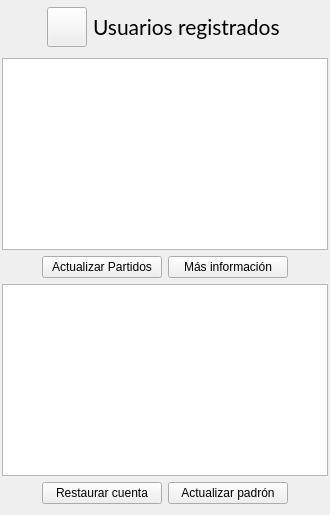
        <widget class="QWidget" name="page">
         <layout class="QVBoxLayout" name="verticalLayout_10">
          <property name="leftMargin">
           <number>2</number>
          </property>
          <property name="topMargin">
           <number>2</number>
          </property>
          <property name="rightMargin">
           <number>2</number>
          </property>
          <item>
           <widget class="QWidget" name="barraVerUsuarios" native="true">
            <layout class="QHBoxLayout" name="horizontalLayout_14">
             <property name="leftMargin">
              <number>5</number>
             </property>
             <property name="topMargin">
              <number>5</number>
             </property>
             <property name="rightMargin">
              <number>5</number>
             </property>
             <property name="bottomMargin">
              <number>5</number>
             </property>
             <item>
              <spacer name="horizontalSpacer_31">
               <property name="orientation">
                <enum>Qt::Horizontal</enum>
               </property>
               <property name="sizeType">
                <enum>QSizePolicy::Fixed</enum>
               </property>
               <property name="sizeHint" stdset="0">
                <size>
                 <width>40</width>
                 <height>20</height>
                </size>
               </property>
              </spacer>
             </item>
             <item>
              <widget class="QPushButton" name="AdmIcono_5">
               <property name="minimumSize">
                <size>
                 <width>40</width>
                 <height>40</height>
                </size>
               </property>
               <property name="maximumSize">
                <size>
                 <width>50</width>
                 <height>50</height>
                </size>
               </property>
               <property name="text">
                <string/>
               </property>
              </widget>
             </item>
             <item>
              <widget class="QLabel" name="label_8">
               <property name="font">
                <font>
                 <family>Lato</family>
                 <pointsize>16</pointsize>
                </font>
               </property>
               <property name="text">
                <string>Usuarios registrados</string>
               </property>
              </widget>
             </item>
             <item>
              <spacer name="horizontalSpacer_24">
               <property name="orientation">
                <enum>Qt::Horizontal</enum>
               </property>
               <property name="sizeHint" stdset="0">
                <size>
                 <width>40</width>
                 <height>20</height>
                </size>
               </property>
              </spacer>
             </item>
            </layout>
           </widget>
          </item>
          <item>
           <layout class="QHBoxLayout" name="horizontalLayout_15">
            <item>
             <widget class="QTableView" name="tableView_2"/>
            </item>
           </layout>
          </item>
          <item>
           <layout class="QHBoxLayout" name="horizontalLayout_16">
            <item>
             <spacer name="horizontalSpacer_25">
              <property name="orientation">
               <enum>Qt::Horizontal</enum>
              </property>
              <property name="sizeHint" stdset="0">
               <size>
                <width>40</width>
                <height>20</height>
               </size>
              </property>
             </spacer>
            </item>
            <item>
             <widget class="QPushButton" name="botonActualizarPartidos">
              <property name="minimumSize">
               <size>
                <width>120</width>
                <height>0</height>
               </size>
              </property>
              <property name="text">
               <string>Actualizar Partidos</string>
              </property>
             </widget>
            </item>
            <item>
             <widget class="QPushButton" name="botonMasInfo">
              <property name="minimumSize">
               <size>
                <width>120</width>
                <height>0</height>
               </size>
              </property>
              <property name="text">
               <string>Más información</string>
              </property>
             </widget>
            </item>
            <item>
             <spacer name="horizontalSpacer_29">
              <property name="orientation">
               <enum>Qt::Horizontal</enum>
              </property>
              <property name="sizeType">
               <enum>QSizePolicy::Fixed</enum>
              </property>
              <property name="sizeHint" stdset="0">
               <size>
                <width>40</width>
                <height>20</height>
               </size>
              </property>
             </spacer>
            </item>
           </layout>
          </item>
          <item>
           <layout class="QHBoxLayout" name="horizontalLayout_17">
            <item>
             <widget class="QTableView" name="tableView_3"/>
            </item>
           </layout>
          </item>
          <item>
           <layout class="QHBoxLayout" name="horizontalLayout_18">
            <item>
             <spacer name="horizontalSpacer_26">
              <property name="orientation">
               <enum>Qt::Horizontal</enum>
              </property>
              <property name="sizeHint" stdset="0">
               <size>
                <width>40</width>
                <height>20</height>
               </size>
              </property>
             </spacer>
            </item>
            <item>
             <widget class="QPushButton" name="pushButton_4">
              <property name="minimumSize">
               <size>
                <width>120</width>
                <height>0</height>
               </size>
              </property>
              <property name="text">
               <string>Restaurar cuenta</string>
              </property>
             </widget>
            </item>
            <item>
             <widget class="QPushButton" name="pushButton_3">
              <property name="minimumSize">
               <size>
                <width>120</width>
                <height>0</height>
               </size>
              </property>
              <property name="text">
               <string>Actualizar padrón</string>
              </property>
             </widget>
            </item>
            <item>
             <spacer name="horizontalSpacer_30">
              <property name="orientation">
               <enum>Qt::Horizontal</enum>
              </property>
              <property name="sizeType">
               <enum>QSizePolicy::Fixed</enum>
              </property>
              <property name="sizeHint" stdset="0">
               <size>
                <width>40</width>
                <height>20</height>
               </size>
              </property>
             </spacer>
            </item>
           </layout>
          </item>
         </layout>
        </widget>
